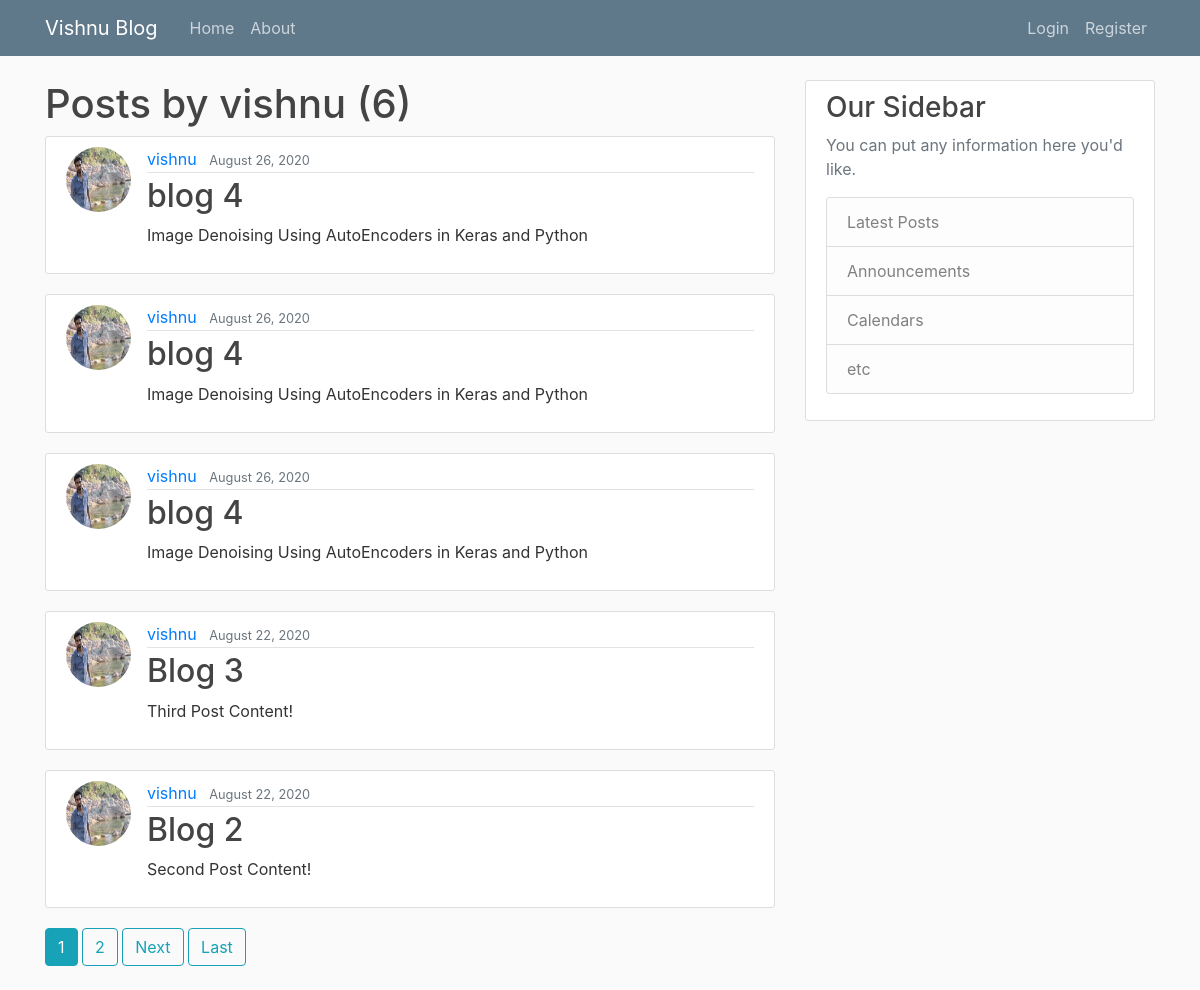
Page /user/vishnu on the committed database.
### blog/models.py (models this page shows, shortened)
class Post(models.Model):
    title = models.CharField(max_length=100)
    content = models.TextField()
    date_posted = models.DateTimeField(default= timezone.now)
    author = models.ForeignKey(User, on_delete=models.CASCADE)

### users/models.py (models this page shows, shortened)
class Profile(models.Model):
    user = models.OneToOneField( User, on_delete=models.CASCADE)
    image = models.ImageField(default='default.jpg',upload_to='profile_pics')

### blog/views.py (the view)
# urls.py: path('user/<str:username>', UserPostListView.as_view(), name='user-posts'),
class UserPostListView(ListView):
    model = Post
    template_name = 'blog/user_posts.html'  # <app>/<model>_<viewtype>.html
    context_object_name = 'posts'
    paginate_by = 5
    def get_queryset(self):
        user = get_object_or_404(User, username=self.kwargs.get('username'))
        return Post.objects.filter(author=user).order_by('-date_posted')

### blog/templates/blog/user_posts.html (shortened to what this page needs)
{% extends "blog/base.html" %}
{% block content %}
    <h1>Posts by {{ view.kwargs.username }}   ({{page_obj.paginator.count}})</h1>
    {% for post in posts %}
        <article class="media content-section">
          <img class="rounded-circle article-img" src="{{ post.author.profile.image.url }}">
          <div class="media-body">
            <div class="article-metadata">
              <a class="mr-2" href="{% url 'user-posts' post.author.username %}">{{ post.author }}</a>
              <small class="text-muted">{{ post.date_posted|date:"F d, Y" }}</small>
            </div>
            <h2><a class="article-title" href="{% url 'post-detail' post.id %}">{{ post.title }}</a></h2>
            <p class="article-content">{{ post.content }}</p>
          </div>
        </article>
    {% endfor %}
    {% if is_paginated %}
      {% for num in page_obj.paginator.page_range %}
        {% if page_obj.number == num %}
          <a class="btn btn-info mb-4" href="?page={{ num }}">{{ num }}</a>
        {% elif num > page_obj.number|add:'-3' and num < page_obj.number|add:'3' %}
          <a class="btn btn-outline-info mb-4" href="?page={{ num }}">{{ num }}</a>
        {% endif %}
      {% endfor %}
      {% if page_obj.has_next %}
        <a class="btn btn-outline-info mb-4" href="?page={{ page_obj.next_page_number }}">Next</a>
        <a class="btn btn-outline-info mb-4" href="?page={{ page_obj.paginator.num_pages }}">Last</a>
      {% endif %}
    {% endif %}
{% endblock content %}

### blog/templates/blog/base.html (shortened to what this page needs)
{% load static %}
<!DOCTYPE html>
<html>
<head>
    <link rel="stylesheet" href="https://maxcdn.bootstrapcdn.com/bootstrap/4.0.0/css/bootstrap.min.css">
    <link rel="stylesheet" type="text/css" href="{% static 'blog/main.css' %}">
</head>
<body>
    <header class="site-header">
      <nav class="navbar navbar-expand-md navbar-dark bg-steel fixed-top">
        <div class="container">
          <a class="navbar-brand mr-4" href="{% url 'blog-home' %}">Vishnu Blog</a>
          <div class="collapse navbar-collapse" id="navbarToggle">
            <div class="navbar-nav mr-auto">
              <a class="nav-item nav-link" href="{% url 'blog-home' %}">Home</a>
              <a class="nav-item nav-link" href="{% url 'blog-about' %}">About</a>
            </div>
            <div class="navbar-nav">
              {% if user.is_authenticated %}
              <a class="nav-item nav-link" href="{% url 'post-create' %}">New Post</a>
              <a class="nav-item nav-link" href="{% url 'logout' %}">Logout</a>
              <a class="nav-item nav-link" href="{% url 'profile' %}">Profile</a>
              {% else %}
              <a class="nav-item nav-link" href="{% url 'login' %}">Login</a>
              <a class="nav-item nav-link" href="{% url 'register' %}">Register</a>
              {% endif %}
            </div>
          </div>
        </div>
      </nav>
    </header>
    <main role="main" class="container">
      <div class="row">
        <div class="col-md-8">
          {% block content %}{% endblock %}
        </div>
        <div class="col-md-4">
          <div class="content-section">
            <h3>Our Sidebar</h3>
            <p class='text-muted'>You can put any information here you'd like.
              <ul class="list-group">
                <li class="list-group-item list-group-item-light">Latest Posts</li>
                <li class="list-group-item list-group-item-light">Announcements</li>
                <li class="list-group-item list-group-item-light">Calendars</li>
                <li class="list-group-item list-group-item-light">etc</li>
              </ul>
            </p>
          </div>
        </div>
      </div>
    </main>
</body>
</html>

### blog/static/blog/main.css (style rules this page uses)
body { background: #fafafa; color: #333333; margin-top: 5rem; }
h1, h2, h3, h4, h5, h6 { color: #444444; }
ul { margin: 0; }
.bg-steel { background-color: #5f788a; }
.site-header .navbar-nav .nav-link { color: #cbd5db; }
.content-section { background: #ffffff; padding: 10px 20px; border: 1px solid #dddddd; border-radius: 3px; margin-bottom: 20px; }
.article-title { color: #444444; }
.article-content { white-space: pre-line; }
.article-img { height: 65px; width: 65px; margin-right: 16px; }
.article-metadata { padding-bottom: 1px; margin-bottom: 4px; border-bottom: 1px solid #e3e3e3 }

### rows in the picture
Post: author.profile.image (picture), author "vishnu", date_posted "August 26, 2020", title "blog 4", content "Image Denoising Using AutoEncoders in Keras and Python"
Post: author.profile.image (picture), author "vishnu", date_posted "August 26, 2020", title "blog 4", content "Image Denoising Using AutoEncoders in Keras and Python"
Post: author.profile.image (picture), author "vishnu", date_posted "August 26, 2020", title "blog 4", content "Image Denoising Using AutoEncoders in Keras and Python"
Post: author.profile.image (picture), author "vishnu", date_posted "August 22, 2020", title "Blog 3", content "Third Post Content!"
Post: author.profile.image (picture), author "vishnu", date_posted "August 22, 2020", title "Blog 2", content "Second Post Content!"

### other values in the picture
{{ view.kwargs.username }} "vishnu"
{{ page_obj.paginator.count }} "6"
{{ num }} "1"
{{ num }} "2"
